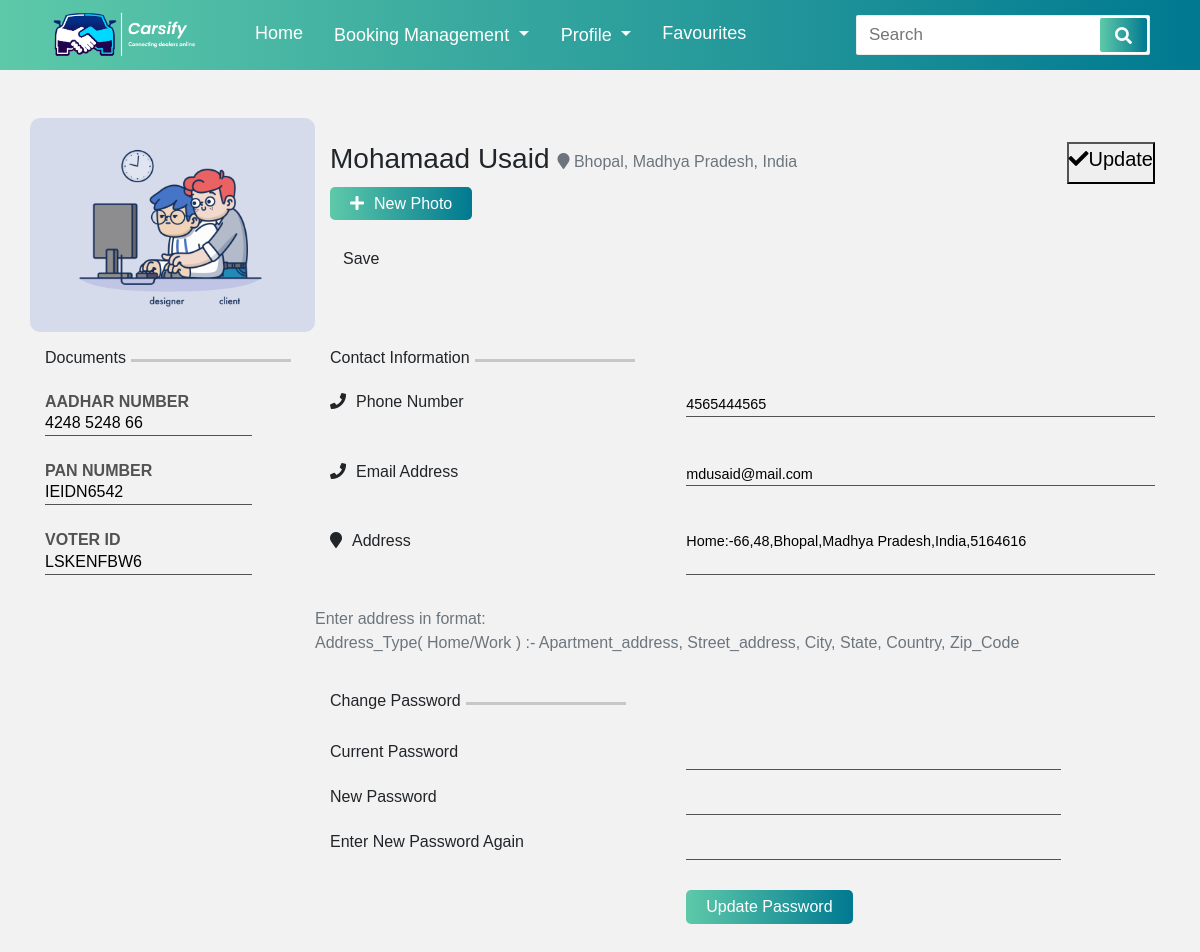
Before: /editprofile/ (signed in) with the older database file.
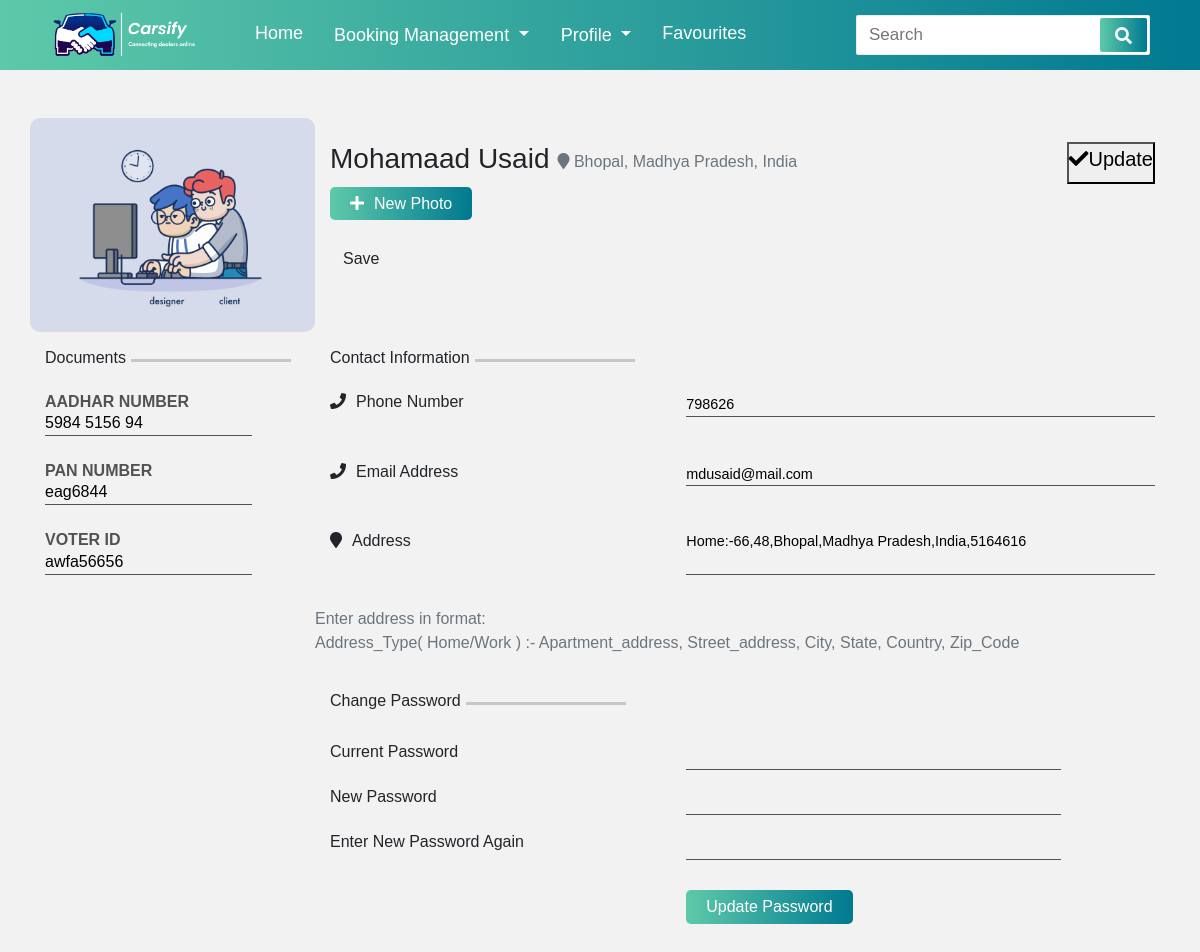
After: the same page with the newer database file.
### CarsifyApp/models.py (models this page shows, shortened)
class UserProfile(models.Model):
    user = models.ForeignKey(User,on_delete=models.CASCADE,null=True)
    ProfileImg = models.FileField(null=True)
    ContactNo = models.IntegerField(null=True)
    Email = models.EmailField(null=True)
    Address = models.ForeignKey(Address,on_delete=models.CASCADE,null=True)
    AddharNumber = models.IntegerField(null=True)
    PanNumber = models.TextField(null=True)
    VoterID = models.TextField(null=True)

### CarsifyApp/views.py (the view, shortened to what this page needs)
# urls.py: path('editprofile/', Editprofile, name='Editprofile'),
@login_required(login_url='CarsifyApp:LoginSignup')
def Editprofile(request):
    try:
        useralldata = UserProfile.objects.get(user=request.user)
    except:
        useralldata = None
    if not useralldata:
        user = request.user
        UserProfile.objects.create(user=user)
        type = Address_Type.objects.all()
        for i in type:
            Address.objects.create(user=user, Address_Typee=i)
    has_password = False
    if request.user.has_usable_password:
        has_password:True
    types = Address_Type.objects.all()
    address = Address.objects.filter(user=request.user)[0]
    Aadhar = "XXXX XXXX XXXX"
    if useralldata.AddharNumber is not None:
        Aadhar = str(useralldata.AddharNumber)[0:4]+" "+str(useralldata.AddharNumber)[4:8]+" "+str(useralldata.AddharNumber)[8:12]
    dic = {'useralldata':useralldata, 'useraddress': address,'alert_flag':False,'Password':not(has_password),"Aadhar":Aadhar}
    return render(request, 'editprofile.html',dic)

### CarsifyApp/models.py (called while the page is built)
    def __str__(self):
        return self.Type

### CarsifyApp/templates/editprofile.html (shortened to what the changed rows need)
{% load static %}
<!doctype html>
<html lang="en">
  <head>
    <link rel="stylesheet" href="https://stackpath.bootstrapcdn.com/bootstrap/4.3.1/css/bootstrap.min.css">
    <link rel="stylesheet" href="https://pro.fontawesome.com/releases/v5.10.0/css/all.css"/>
    <link rel="stylesheet" href="{% static 'assets/stylesheets/navigation.css' %}">
    <link rel="stylesheet" href="{% static 'assets/stylesheets/profile.css' %}">
  </head>
  <body>
    <div class="container">
        <div class="row pt-5 row1">
            <div class="col-lg-3 p-0">
                {% if  useralldata.ProfileImg %}
              <img id = "outImage" src="{{ useralldata.ProfileImg.url }}">
              {% else %}
              <img id = "outImage" src="{% static 'assets/images/team1.jpg' %}">
              {% endif %}
            </div>
        </div>
        <form id="profileForm" action="{% url 'CarsifyApp:Editprofile' %}" method="POST">
        <div class="row pt-3 row2">
          <div class="col-lg-3">
            <div class="d-flex">
              <h6>Documents</h6>
              <hr>
            </div>
            <h5>AADHAR NUMBER</h5>
            <input type="text" value="{{Aadhar}}" pattern="^[2-9]{1}[0-9]{3}\s{1}[0-9]{4}\s{1}[0-9]{4}$" placeholder="XXXX XXXX XXXX" name="aadhar"></input>
            <h5>PAN NUMBER</h5>
            <input type="text" value={{useralldata.PanNumber}} pattern="[A-Z]{5}[0-9]{4}[A-Z]{1}" placeholder="XXXXX0000X" name="panNumber"></input>
            <h5>VOTER ID</h5>
            <input type="text" value={{useralldata.VoterID}} placeholder="XXX0000000" pattern="^[a-zA-Z]{3}[0-9]{7}" name="voterId"></input>
          </div>
          <div class="col-lg-9 contact">
            <div class="row">
              <div class="col-lg-7">
                <input type="text" value={{useralldata.ContactNo}} pattern="^[6-9]{1}[0-9]{9}" placeholder="1234567899" name="contactNo"></input>
              </div>
            </div>
            <div class="row">
              <div class="col-lg-7">
                <input type="email" value={{useralldata.Email}} placeholder="name@host.com" name="EmailAddress"></input>
              </div>
            </div>
          </div>
        </div>
      </form>
    </div>
  </body>
</html>

Changed rows visible on the page:
changed UserProfile "mdusaid@mail.com": panNumber "IEIDN6542" → "eag6844"; voterId "LSKENFBW6" → "awfa56656"; contactNo "4565444565" → "798626"
Other visible differences:
form field aadhar: "4248 5248 66" → "5984 5156 94"
